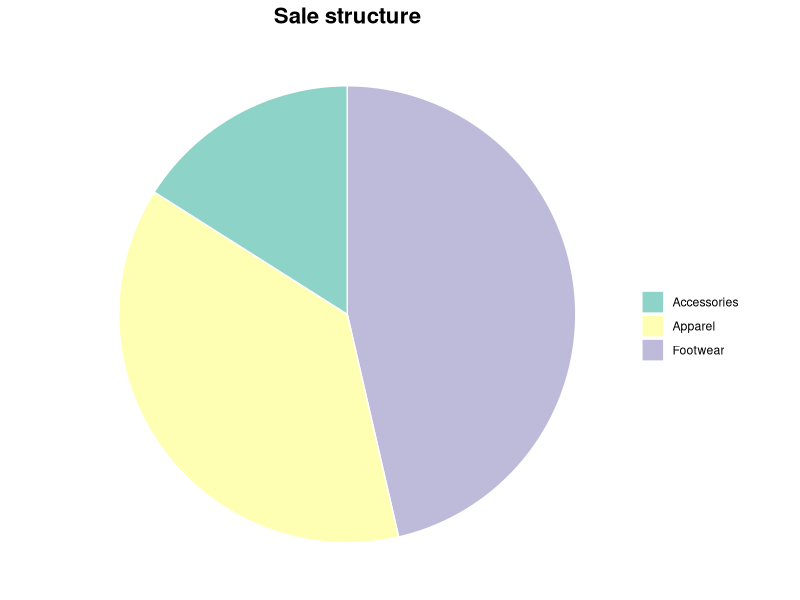
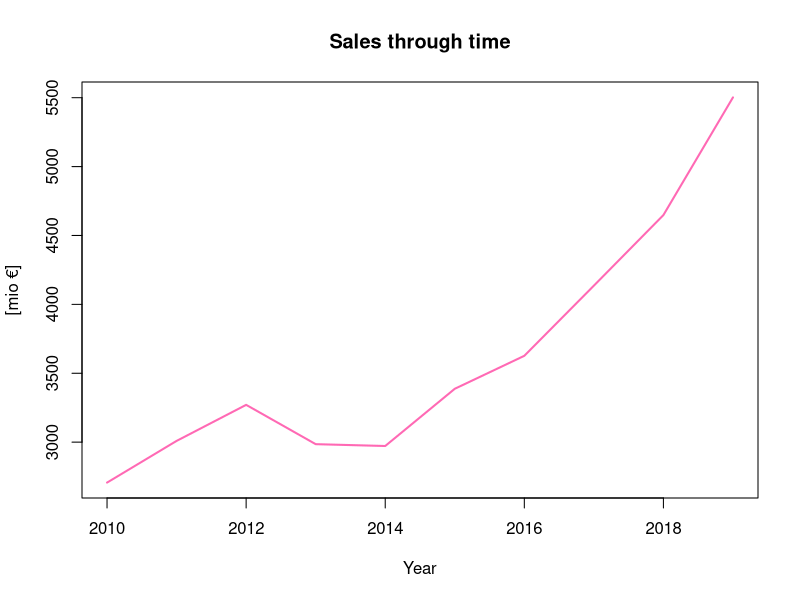
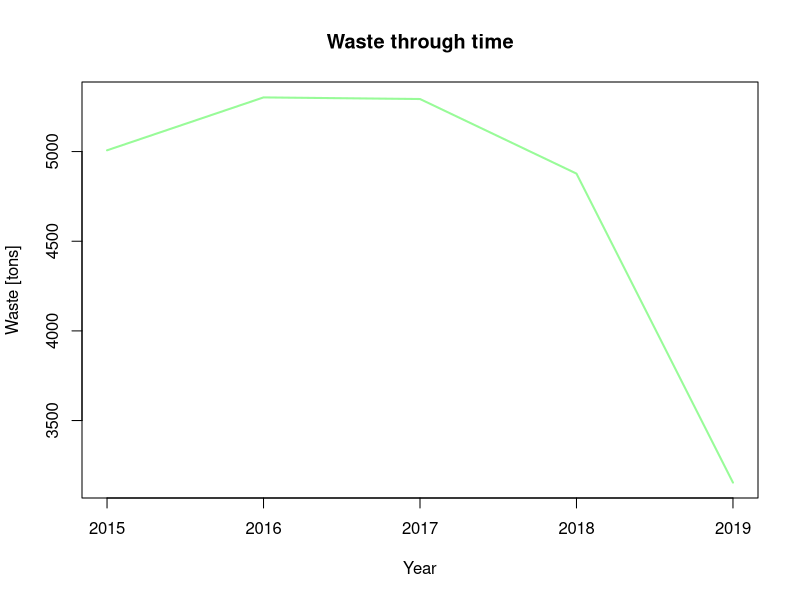

The R source for these figures, in order:
library(ggplot2)
# Puma

# prodaja
prodaja <- data.frame("value" = c(2552.5, 2068.7, 881.1), 
"thing" = c("Footwear", "Apparel", "Accessories"))
kolacnik_prodaja <- ggplot(prodaja, aes(x = "", y = value, fill = thing)) + 
  geom_bar(stat = "identity", color = "white") +
  labs(title ="Sale structure") + labs(fill = "") +
  coord_polar("y") + theme_void() + scale_fill_brewer(palette="Set3") + 
  theme(plot.title = element_text(size = 16, face = "bold", hjust = 0.5))

png("Graphs/prodaja.png", height =157 , width = 268)
print(kolacnik_prodaja)
#dev.off()

# net earnings
sales <- data.frame("Year" = c(2019:2010), 
                      "value" = c(5502.2, 4648.3, 4135.9, 3626.7, 3387.4, 2972.0, 2985.3, 3270.7, 3009.0, 2706.4))
png("Graphs/sales_since_2010.png")
graf_net_ear <- plot(sales, type = "l", ylab = "[mio €]", col = "hotpink", lwd = 2, main = "Sales through time")
#dev.off()

# waste
waste <- data.frame("Year" = c(2019:2015), 
                    "Waste" = c(3154, 4877, 5293, 5302, 5007))

png("Graphs/waste.png")
graph_waste <- plot(waste, type = "l", col = "palegreen", lwd = 2, main = "Waste through time", ylab = "Waste [tons]")
#dev.off()               